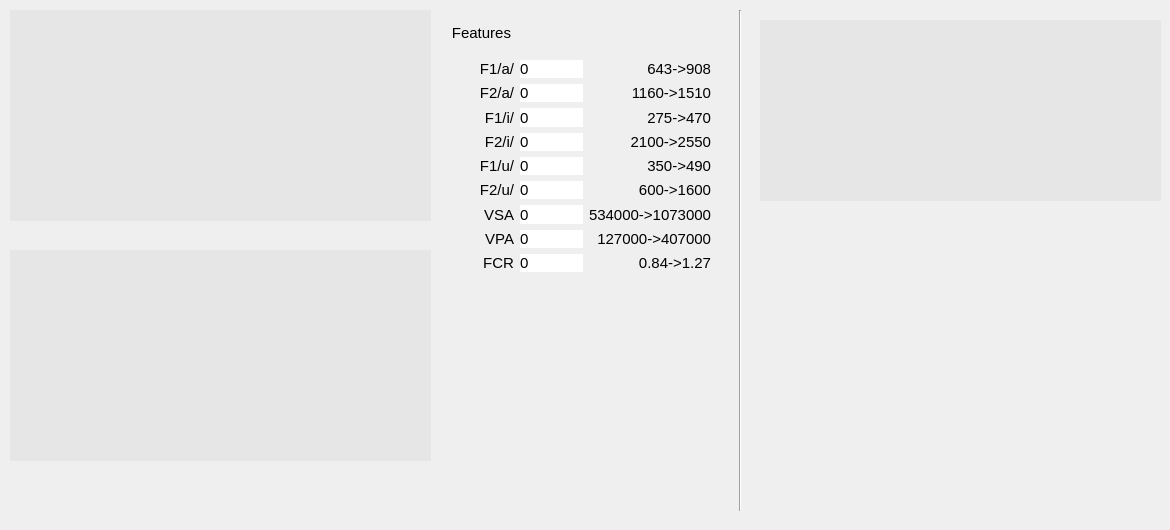
    <widget class="QWidget" name="tab_3">
     <attribute name="title">
      <string>Articulation</string>
     </attribute>
     <widget class="Line" name="line_2">
      <property name="geometry">
       <rect>
        <x>730</x>
        <y>10</y>
        <width>20</width>
        <height>501</height>
       </rect>
      </property>
      <property name="orientation">
       <enum>Qt::Vertical</enum>
      </property>
     </widget>
     <widget class="QCustomPlot" name="customPlot_4" native="true">
      <property name="geometry">
       <rect>
        <x>10</x>
        <y>10</y>
        <width>421</width>
        <height>211</height>
       </rect>
      </property>
      <property name="styleSheet">
       <string notr="true">background-color: rgb(230, 230, 230);</string>
      </property>
     </widget>
     <widget class="QCustomPlot" name="customPlot_6" native="true">
      <property name="geometry">
       <rect>
        <x>760</x>
        <y>20</y>
        <width>401</width>
        <height>181</height>
       </rect>
      </property>
      <property name="styleSheet">
       <string notr="true">background-color: rgb(230, 230, 230);</string>
      </property>
     </widget>
     <widget class="QCustomPlot" name="customPlot_5" native="true">
      <property name="geometry">
       <rect>
        <x>10</x>
        <y>250</y>
        <width>421</width>
        <height>211</height>
       </rect>
      </property>
      <property name="styleSheet">
       <string notr="true">background-color: rgb(230, 230, 230);</string>
      </property>
     </widget>
     <widget class="QLabel" name="radarArt">
      <property name="geometry">
       <rect>
        <x>820</x>
        <y>220</y>
        <width>301</width>
        <height>301</height>
       </rect>
      </property>
      <property name="text">
       <string/>
      </property>
     </widget>
     <widget class="QWidget" name="gridLayoutWidget_3">
      <property name="geometry">
       <rect>
        <x>450</x>
        <y>60</y>
        <width>261</width>
        <height>212</height>
       </rect>
      </property>
      <layout class="QGridLayout" name="gridLayout_3">
       <item row="6" column="2">
        <widget class="QLabel" name="label_104">
         <property name="font">
          <font>
           <pointsize>11</pointsize>
          </font>
         </property>
         <property name="text">
          <string>534000-&gt;1073000</string>
         </property>
         <property name="alignment">
          <set>Qt::AlignRight|Qt::AlignTrailing|Qt::AlignVCenter</set>
         </property>
        </widget>
       </item>
       <item row="1" column="1">
        <widget class="QLabel" name="label_17">
         <property name="font">
          <font>
           <pointsize>11</pointsize>
          </font>
         </property>
         <property name="styleSheet">
          <string notr="true">background-color: rgb(255, 255, 255);
border-color: rgb(0, 0, 0);</string>
         </property>
         <property name="text">
          <string>0</string>
         </property>
        </widget>
       </item>
       <item row="3" column="1">
        <widget class="QLabel" name="label_16">
         <property name="font">
          <font>
           <pointsize>11</pointsize>
          </font>
         </property>
         <property name="styleSheet">
          <string notr="true">background-color: rgb(255, 255, 255);
border-color: rgb(0, 0, 0);</string>
         </property>
         <property name="text">
          <string>0</string>
         </property>
        </widget>
       </item>
       <item row="5" column="2">
        <widget class="QLabel" name="label_103">
         <property name="font">
          <font>
           <pointsize>11</pointsize>
          </font>
         </property>
         <property name="text">
          <string>600-&gt;1600</string>
         </property>
         <property name="alignment">
          <set>Qt::AlignRight|Qt::AlignTrailing|Qt::AlignVCenter</set>
         </property>
        </widget>
       </item>
       <item row="7" column="2">
        <widget class="QLabel" name="label_105">
         <property name="font">
          <font>
           <pointsize>11</pointsize>
          </font>
         </property>
         <property name="text">
          <string>127000-&gt;407000</string>
         </property>
         <property name="alignment">
          <set>Qt::AlignRight|Qt::AlignTrailing|Qt::AlignVCenter</set>
         </property>
        </widget>
       </item>
       <item row="4" column="1">
        <widget class="QLabel" name="label_18">
         <property name="font">
          <font>
           <pointsize>11</pointsize>
          </font>
         </property>
         <property name="styleSheet">
          <string notr="true">background-color: rgb(255, 255, 255);
border-color: rgb(0, 0, 0);</string>
         </property>
         <property name="text">
          <string>0</string>
         </property>
        </widget>
       </item>
       <item row="5" column="0">
        <widget class="QLabel" name="label_19">
         <property name="font">
          <font>
           <pointsize>11</pointsize>
          </font>
         </property>
         <property name="text">
          <string>F2/u/</string>
         </property>
         <property name="alignment">
          <set>Qt::AlignRight|Qt::AlignTrailing|Qt::AlignVCenter</set>
         </property>
        </widget>
       </item>
       <item row="7" column="1">
        <widget class="QLabel" name="label_29">
         <property name="font">
          <font>
           <pointsize>11</pointsize>
          </font>
         </property>
         <property name="styleSheet">
          <string notr="true">background-color: rgb(255, 255, 255);
border-color: rgb(10, 10, 10);</string>
         </property>
         <property name="text">
          <string>0</string>
         </property>
        </widget>
       </item>
       <item row="4" column="2">
        <widget class="QLabel" name="label_102">
         <property name="font">
          <font>
           <pointsize>11</pointsize>
          </font>
         </property>
         <property name="text">
          <string>350-&gt;490</string>
         </property>
         <property name="alignment">
          <set>Qt::AlignRight|Qt::AlignTrailing|Qt::AlignVCenter</set>
         </property>
        </widget>
       </item>
       <item row="3" column="2">
        <widget class="QLabel" name="label_101">
         <property name="font">
          <font>
           <pointsize>11</pointsize>
          </font>
         </property>
         <property name="text">
          <string>2100-&gt;2550</string>
         </property>
         <property name="alignment">
          <set>Qt::AlignRight|Qt::AlignTrailing|Qt::AlignVCenter</set>
         </property>
        </widget>
       </item>
       <item row="6" column="0">
        <widget class="QLabel" name="label_27">
         <property name="font">
          <font>
           <pointsize>11</pointsize>
          </font>
         </property>
         <property name="text">
          <string>VSA</string>
         </property>
         <property name="alignment">
          <set>Qt::AlignRight|Qt::AlignTrailing|Qt::AlignVCenter</set>
         </property>
        </widget>
       </item>
       <item row="5" column="1">
        <widget class="QLabel" name="label_20">
         <property name="font">
          <font>
           <pointsize>11</pointsize>
          </font>
         </property>
         <property name="styleSheet">
          <string notr="true">background-color: rgb(255, 255, 255);
border-color: rgb(10, 10, 10);</string>
         </property>
         <property name="text">
          <string>0</string>
         </property>
        </widget>
       </item>
       <item row="2" column="2">
        <widget class="QLabel" name="label_100">
         <property name="font">
          <font>
           <pointsize>11</pointsize>
          </font>
         </property>
         <property name="text">
          <string>275-&gt;470</string>
         </property>
         <property name="alignment">
          <set>Qt::AlignRight|Qt::AlignTrailing|Qt::AlignVCenter</set>
         </property>
        </widget>
       </item>
       <item row="1" column="2">
        <widget class="QLabel" name="label_99">
         <property name="font">
          <font>
           <pointsize>11</pointsize>
          </font>
         </property>
         <property name="text">
          <string>1160-&gt;1510</string>
         </property>
         <property name="alignment">
          <set>Qt::AlignRight|Qt::AlignTrailing|Qt::AlignVCenter</set>
         </property>
        </widget>
       </item>
       <item row="4" column="0">
        <widget class="QLabel" name="label_22">
         <property name="font">
          <font>
           <pointsize>11</pointsize>
          </font>
         </property>
         <property name="text">
          <string>F1/u/</string>
         </property>
         <property name="alignment">
          <set>Qt::AlignRight|Qt::AlignTrailing|Qt::AlignVCenter</set>
         </property>
        </widget>
       </item>
       <item row="3" column="0">
        <widget class="QLabel" name="label_24">
         <property name="font">
          <font>
           <pointsize>11</pointsize>
          </font>
         </property>
         <property name="text">
          <string>F2/i/</string>
         </property>
         <property name="alignment">
          <set>Qt::AlignRight|Qt::AlignTrailing|Qt::AlignVCenter</set>
         </property>
        </widget>
       </item>
       <item row="2" column="0">
        <widget class="QLabel" name="label_26">
         <property name="font">
          <font>
           <pointsize>11</pointsize>
          </font>
         </property>
         <property name="text">
          <string>F1/i/</string>
         </property>
         <property name="alignment">
          <set>Qt::AlignRight|Qt::AlignTrailing|Qt::AlignVCenter</set>
         </property>
        </widget>
       </item>
       <item row="0" column="0">
        <widget class="QLabel" name="label_21">
         <property name="font">
          <font>
           <pointsize>11</pointsize>
          </font>
         </property>
         <property name="text">
          <string>F1/a/</string>
         </property>
         <property name="alignment">
          <set>Qt::AlignRight|Qt::AlignTrailing|Qt::AlignVCenter</set>
         </property>
        </widget>
       </item>
       <item row="2" column="1">
        <widget class="QLabel" name="label_25">
         <property name="font">
          <font>
           <pointsize>11</pointsize>
          </font>
         </property>
         <property name="styleSheet">
          <string notr="true">background-color: rgb(255, 255, 255);
border-color: rgb(0, 0, 0);</string>
         </property>
         <property name="text">
          <string>0</string>
         </property>
        </widget>
       </item>
       <item row="0" column="2">
        <widget class="QLabel" name="label_98">
         <property name="font">
          <font>
           <pointsize>11</pointsize>
          </font>
         </property>
         <property name="text">
          <string>643-&gt;908</string>
         </property>
         <property name="alignment">
          <set>Qt::AlignRight|Qt::AlignTrailing|Qt::AlignVCenter</set>
         </property>
        </widget>
       </item>
       <item row="0" column="1">
        <widget class="QLabel" name="label_23">
         <property name="font">
          <font>
           <pointsize>11</pointsize>
          </font>
         </property>
         <property name="styleSheet">
          <string notr="true">background-color: rgb(255, 255, 255);
border-color: rgb(0, 0, 0);</string>
         </property>
         <property name="text">
          <string>0</string>
         </property>
        </widget>
       </item>
       <item row="6" column="1">
        <widget class="QLabel" name="label_28">
         <property name="font">
          <font>
           <pointsize>11</pointsize>
          </font>
         </property>
         <property name="styleSheet">
          <string notr="true">background-color: rgb(255, 255, 255);
border-color: rgb(10, 10, 10);</string>
         </property>
         <property name="text">
          <string>0</string>
         </property>
        </widget>
       </item>
       <item row="1" column="0">
        <widget class="QLabel" name="label_15">
         <property name="font">
          <font>
           <pointsize>11</pointsize>
          </font>
         </property>
         <property name="text">
          <string>F2/a/</string>
         </property>
         <property name="alignment">
          <set>Qt::AlignRight|Qt::AlignTrailing|Qt::AlignVCenter</set>
         </property>
        </widget>
       </item>
       <item row="7" column="0">
        <widget class="QLabel" name="label_30">
         <property name="font">
          <font>
           <pointsize>11</pointsize>
          </font>
         </property>
         <property name="text">
          <string>VPA</string>
         </property>
         <property name="alignment">
          <set>Qt::AlignRight|Qt::AlignTrailing|Qt::AlignVCenter</set>
         </property>
        </widget>
       </item>
       <item row="8" column="0">
        <widget class="QLabel" name="label_32">
         <property name="font">
          <font>
           <pointsize>11</pointsize>
          </font>
         </property>
         <property name="text">
          <string>FCR</string>
         </property>
         <property name="alignment">
          <set>Qt::AlignRight|Qt::AlignTrailing|Qt::AlignVCenter</set>
         </property>
        </widget>
       </item>
       <item row="8" column="1">
        <widget class="QLabel" name="label_31">
         <property name="font">
          <font>
           <pointsize>11</pointsize>
          </font>
         </property>
         <property name="styleSheet">
          <string notr="true">background-color: rgb(255, 255, 255);
border-color: rgb(10, 10, 10);</string>
         </property>
         <property name="text">
          <string>0</string>
         </property>
        </widget>
       </item>
       <item row="8" column="2">
        <widget class="QLabel" name="label_106">
         <property name="font">
          <font>
           <pointsize>11</pointsize>
          </font>
         </property>
         <property name="text">
          <string>0.84-&gt;1.27</string>
         </property>
         <property name="alignment">
          <set>Qt::AlignRight|Qt::AlignTrailing|Qt::AlignVCenter</set>
         </property>
        </widget>
       </item>
      </layout>
     </widget>
     <widget class="QLabel" name="label_204">
      <property name="geometry">
       <rect>
        <x>450</x>
        <y>20</y>
        <width>61</width>
        <height>26</height>
       </rect>
      </property>
      <property name="font">
       <font>
        <pointsize>11</pointsize>
       </font>
      </property>
      <property name="text">
       <string>Features</string>
      </property>
      <property name="alignment">
       <set>Qt::AlignRight|Qt::AlignTrailing|Qt::AlignVCenter</set>
      </property>
     </widget>
    </widget>
